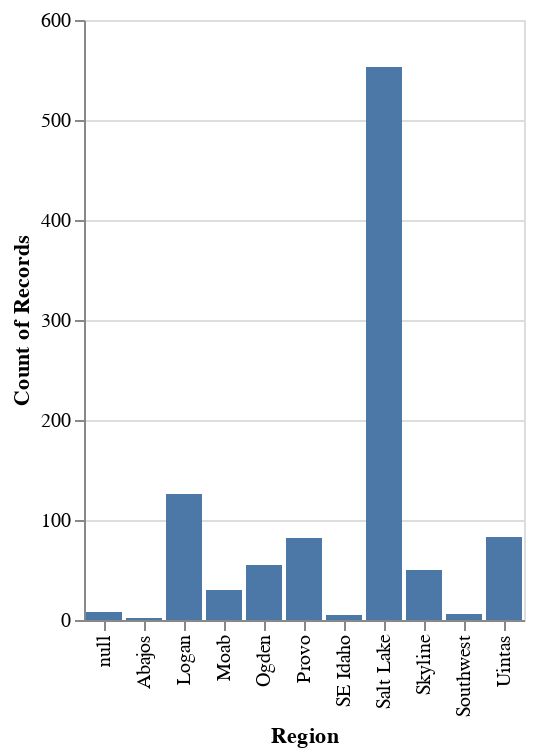

Source (notebook cell):
### Code cell
selector = alt.selection_interval(name="brs")

alt.Chart(avy_df).mark_bar().encode(
    x="Region:N",
    y="count()"
).add_params(selector)

### Figure 1 — Vega-Lite specification as saved in the notebook (floating-point values rounded to 4 significant figures; data arrays with more than 128 entries replaced by an {"elided": "..."} marker saying what was removed)
{"$schema": "https://vega.github.io/schema/vega-lite/v5.8.0.json", "config": {"view": {"continuousHeight": 300, "continuousWidth": 300}}, "data": {"name": "data-51d5dcf3138be5354b6e367dc8560f00"}, "datasets": {"data-51d5dcf3138be5354b6e367dc8560f00": {"elided": "1000 records"}}, "encoding": {"x": {"field": "Region", "type": "nominal"}, "y": {"aggregate": "count", "type": "quantitative"}}, "mark": {"type": "bar"}, "params": [{"name": "brs", "select": {"type": "interval"}}]}
